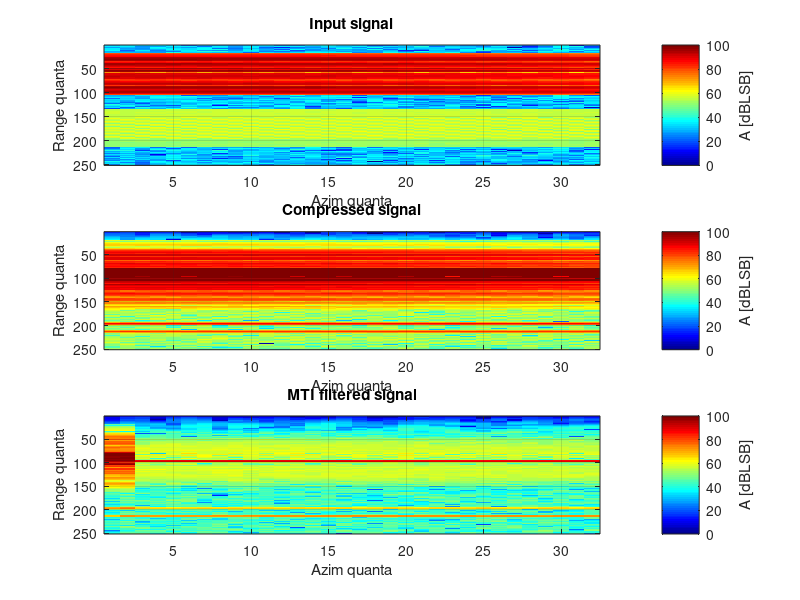
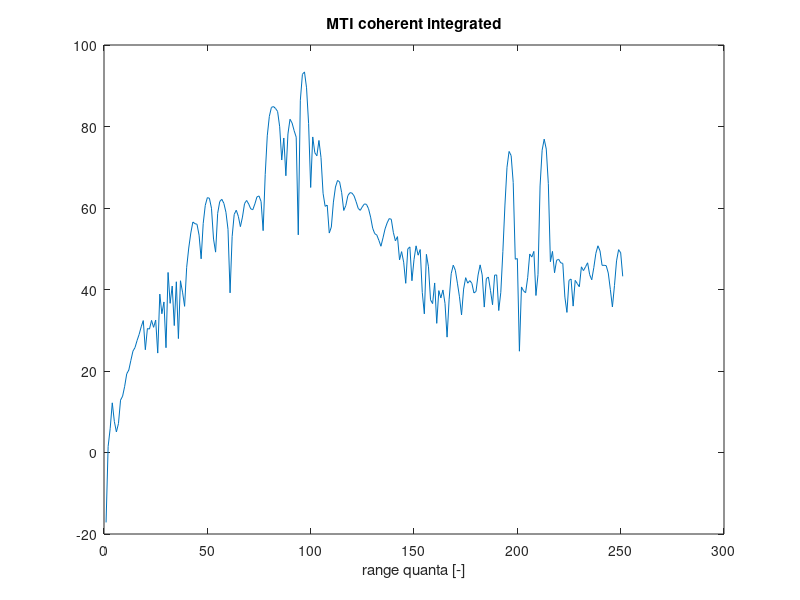
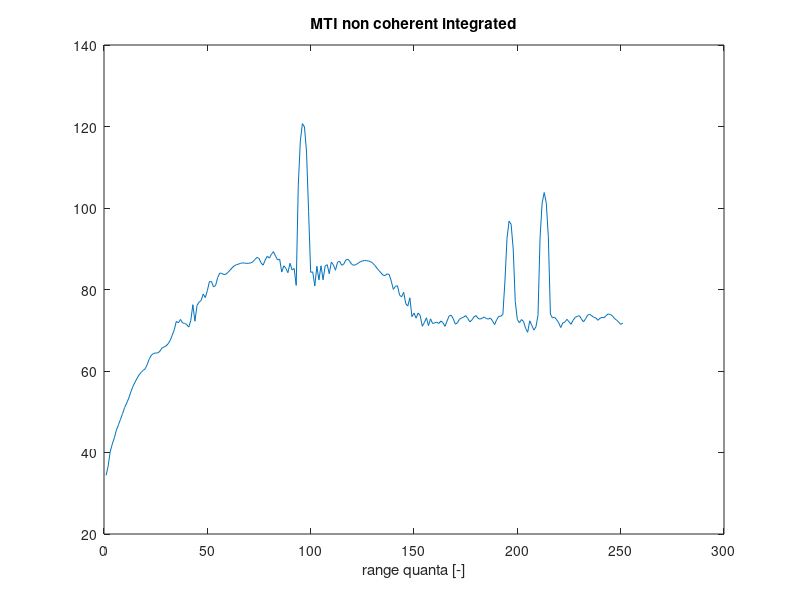
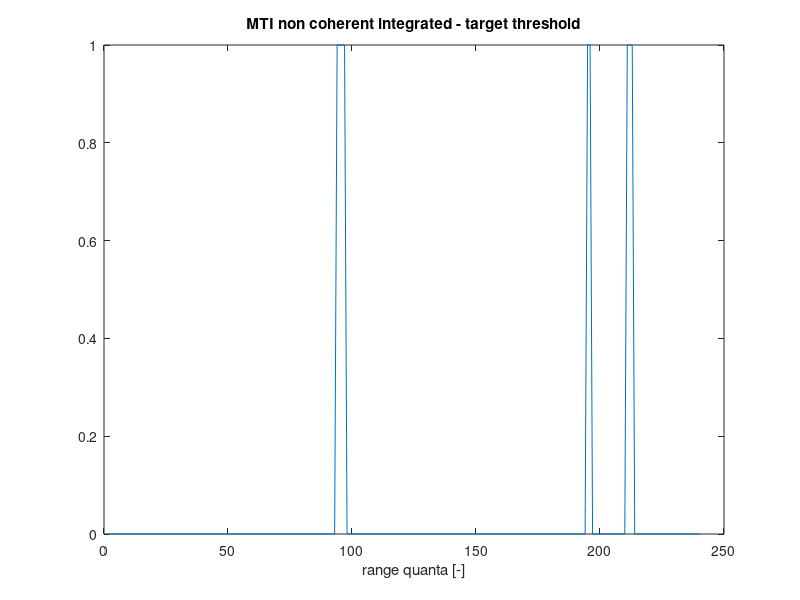

The MATLAB source for these figures, in order:
close all; clear; clc; addpath(genpath(fullfile([pwd '\Uni' '\grad' '\RAD'])))

%% Initialization
load DataCv7a.mat
% load DataCv7b.mat
Tp = 25e-6;

%% Processing (initial part is the same processing as in sem07)
% Pulse compression (hamming windowing + matched filtering)
sSumComp = filter(flipud(conj(s0.*hamming(length(s0))))', 1, sSum, [], 1);

% MTI processing (double suppresion / three pulse canceller)
sSumCompMTI = filter([1 -2 1]/4, 1, sSumComp, [], 2);

% MTD processing (two types -- uncomment to compare)
NMTD = 128;    % number of pulses processed
% non-windowed (rectangle) vs. Hamming-windowed MTD filter
% hMTD = repmat(ones(NMTD,1)', NMTD, 1).*exp(1i*2*pi*(0:NMTD-1)'*(0:NMTD-1)/NMTD);
hMTD = repmat(hamming(NMTD)', NMTD, 1).*exp(1i*2*pi*(0:NMTD-1)'*(0:NMTD-1)/NMTD);
sSumCompMTD = cell(1, NMTD);
for pulse = 1:NMTD
    sSumCompMTD{pulse} = filter(hMTD(pulse,:), 1, sSumComp, [], 2);
end


% Display ampl input/kompress/MTI filterred
figure('name','Signal2D')
subplot(3,1,1)
imagesc(20*log10(abs(sSum)),[0,100])
colormap('jet')
hb=colorbar();
ylabel(hb,'A [dBLSB]')
grid on
title ('Input signal')
xlabel('Azim quanta')
ylabel('Range quanta')
subplot(3,1,2)
imagesc(20*log10(abs(sSumComp)),[0,100])
colormap('jet')
hb=colorbar();
ylabel(hb,'A [dBLSB]')
grid on
title ('Compressed signal')
xlabel('Azim quanta')
ylabel('Range quanta')
subplot(3,1,3)
% imagesc(20*log10(abs(filter([1 -2 1],1,filter(flipud(conj(s0.*hamming(length(s0)))),1,sSum,[],1),[],2))))
imagesc(20*log10(abs(sSumCompMTI)),[0,100])
colormap('jet')
hb=colorbar();
ylabel(hb,'A [dBLSB]')
grid on
title ('MTI filtered signal')
xlabel('Azim quanta')
ylabel('Range quanta')


figure(100)
mesh(20*log10(abs(sSumCompMTI(:,3:end))))
xlabel('pulse number(azim. quanta)')
ylabel('range quanta [-]')
title('MTI - range vs. pulse index')
%%
sSumCompMTIacc=sum(sSumCompMTI(:,3:end),2);
figure(20)
plot(20*log10(abs(sSumCompMTIacc)))
xlabel('range quanta [-]')
title('MTI coherent integrated') 
sSumCompMTIaccncoh=sum(abs(sSumCompMTI(:,4:end)),2);
figure(21)
plot(20*log10(sSumCompMTIaccncoh))
xlabel('range quanta [-]')
title('MTI non coherent integrated')
%CFAR
CFARinterval=10;
guardinterval=1;
detection_vector=zeros(1,length(sSumCompMTIaccncoh)-CFARinterval-1);
for ii=CFARinterval+1:length(sSumCompMTIaccncoh)-CFARinterval-1
    background_estimate_1=sum(sSumCompMTIaccncoh(ii-CFARinterval:ii-1-guardinterval));
    background_estimate_2=sum(sSumCompMTIaccncoh(ii+guardinterval+1:ii+CFARinterval));
    background_estimate = max([background_estimate_1,background_estimate_1]);
    if(sSumCompMTIaccncoh(ii) > background_estimate)
        disp(['Target detected at ', num2str(ii), 'sample'])
        detection_vector(ii)=1;
    end
end
figure(22)
plot(detection_vector)
xlabel('range quanta [-]')
title('MTI non coherent integrated - target threshold')

target_index=[];
detect_target=0;
accum_indexes=0;
count_detections=0;
for kk=1:length(detection_vector)
    if(detection_vector(kk)==1)
        detect_target=1;
        accum_indexes=accum_indexes+kk;
        count_detections=count_detections+1;
    end
    if(detection_vector(kk)==0)&&(detect_target==1)
        target_index=[target_index,accum_indexes/count_detections];
        detect_target=0;
        accum_indexes=0;
        count_detections=0;
    end
end
target_distances=target_index*3e8/fs/2+Rmin-Tp*3e8/2;     
disp(['estimated target distances: ',num2str(target_distances), ' m'])        
        
%%
sSumCompMTDacccoh = zeros(length(sSum),length(sSumCompMTD));
for ii = 1:NMTD
    sSumCompMTDacccoh(:,ii) = sum(sSumCompMTD{1,ii},2);
end
figure(30)
mesh(20*log10(abs(sSumCompMTDacccoh)))
xlabel('Doppler bank frequency index')
ylabel('range quanta [-]')
title('MTD - coherent integration')

sSumCompMTDaccncoh = zeros(length(sSum),length(sSumCompMTD));
for ii = 1:NMTD
    sSumCompMTDaccncoh(:,ii) = sum(abs(sSumCompMTD{1,ii}),2);
end
figure(31)
mesh(20*log10((sSumCompMTDaccncoh)))
xlabel('Doppler bank frequency index')
ylabel('range quanta [-]')
title('MTD - noncoherent integration')

%%
for ii=1:NMTD
  sSumCompMTIMTD{ii}=filter(hMTD(ii,:),1,sSumCompMTI,[],2); %#ok<SAGROW>
end
sSumCompMTIMTDaccncoh = zeros(length(sSum),length(sSumCompMTD));
for ii = 1:NMTD
    sSumCompMTIMTDaccncoh(:,ii) = sum(abs(sSumCompMTIMTD{1,ii}),2);
end
figure(40)
xscale = [(0:NMTD-1)/NMTD*PRF];
% xscale = xscale*3e8/fc/2*3.6;
yscale = Rmin-Tp*3e8/2+[(0:length(sSumCompMTIMTDaccncoh)-1)*3e8/fs/2];
% mesh(xscale,yscale,20*log10((sSumCompMTIMTDaccncoh)))
surf(xscale,yscale,20*log10((sSumCompMTIMTDaccncoh)))

xlabel('Doppler frequency [Hz]')
% xlabel('radial speed [kmph]')
% xlabel([num2str((0:NMTD-1)/NMTD*PRF)])
ylabel('Slant range [m]')
title('MTI+MTD - noncoherent integration')
